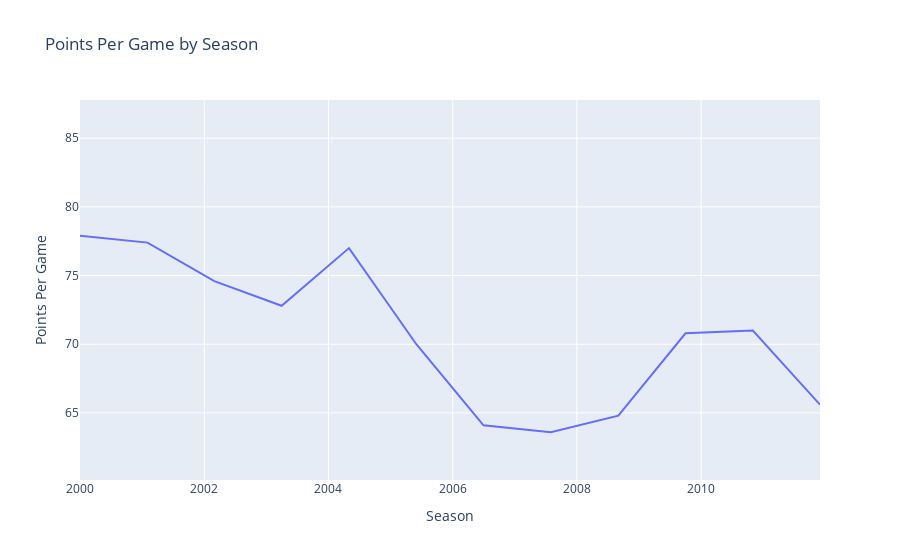

Here is the notebook cell this chart was saved with:
### Code cell
fig = px.line(season_stats_uiuc, x=season_stats_uiuc['Season'], y='Points Per Game', title='Points Per Game by Season')
fig

### Figure 1 — Plotly figure (JSON) as saved in the notebook; plotly's stock layout.template omitted (floating-point values rounded to 4 significant figures)
{"data": [{"hovertemplate": "Season=%{x}<br>Points Per Game=%{y}<extra></extra>", "legendgroup": "", "line": {"color": "#636efa", "dash": "solid"}, "marker": {"symbol": "circle"}, "mode": "lines", "name": "", "orientation": "v", "showlegend": false, "type": "scatter", "x": ["1979-80", "1980-81", "1981-82", "1982-83", "1983-84", "1984-85", "1985-86", "1986-87", "1987-88", "1988-89", "1989-90", "1990-91", "1991-92", "1992-93", "1993-94", "1994-95", "1995-96", "1996-97", "1997-98", "1998-99", "1999-00", "2000-01", "2001-02", "2002-03", "2003-04", "2004-05", "2005-06", "2006-07", "2007-08", "2008-09", "2009-10", "2010-11", "2011-12", "2012-13", "2013-14", "2014-15", "2015-16", "2016-17", "2017-18", "2018-19", "2019-20", "2020-21", "2021-22", "2022-23", "2023-24", "2024-25"], "xaxis": "x", "y": [74.7, 77.7, 66, 67.8, 67.9, 68.9, 72.8, 80.3, 82.6, 86.4, 81.7, 77.5, 70.9, 75.9, 84, 73.1, 75.9, 76.5, 69.7, 61.5, 75.8, 77.9, 77.4, 74.6, 72.8, 77, 70, 64.1, 63.6, 64.8, 70.8, 71, 65.6, 68.5, 64.2, 69.1, 72.1, 71.7, 75.8, 72.7, 72.2, 80.5, 74.4, 74.3, 83.4, 83.6], "yaxis": "y"}], "layout": {"legend": {"tracegroupgap": 0}, "title": {"text": "Points Per Game by Season"}, "xaxis": {"anchor": "y", "domain": [0, 1], "title": {"text": "Season"}}, "yaxis": {"anchor": "x", "domain": [0, 1], "title": {"text": "Points Per Game"}}}}
